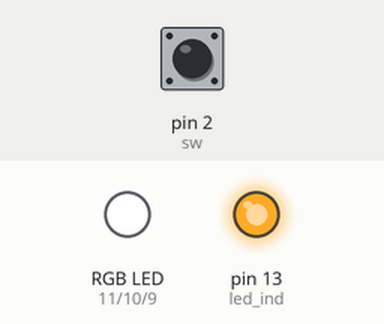
This sketch was run on a simulated Arduino Uno, built with avr-gcc and run on an emulated ATmega328P. On the bench: an RGB LED mixed from three pins (HIGH = lit), output pins drawn as LEDs (lit = HIGH). Inputs (shaded band) come from the test bench; at power-on: pin 2 (sw) HIGH.

Above: at 1.2 s.
1.3 s: pin 2 (sw) pulled LOW for 0.15 s
At 1.37 s:
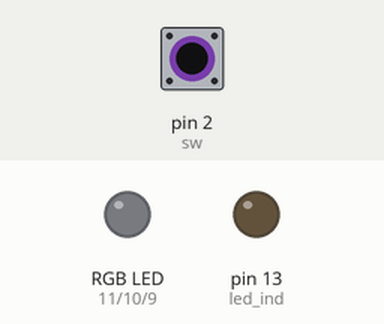
2.9 s: pin 2 (sw) pulled LOW for 3.2 s
At 6.5 s:
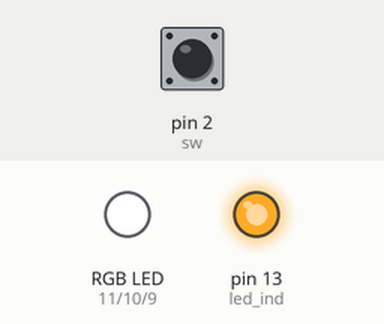
Timing chart, 0 to 8.0 s (numbered marks = the images above; inputs shaded):
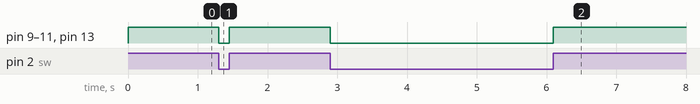

Measured:
- after the input at 1.3 s, pin 9 (led_blue), pin 10 (led_green), pin 11 (led_red), pin 13 (led_ind): HIGH → LOW at once, → HIGH 0.15 s later
- after the input at 2.9 s, pin 9 (led_blue), pin 10 (led_green), pin 11 (led_red), pin 13 (led_ind): HIGH → LOW at once, → HIGH 3.2 s later

The sketch:

_01_basic_program.ino
```cpp
// (licence header left out)
// Global variables used for global parameters
// Inputs :
int sw = 2; // User button

// Ouputs :
int led_ind = 13;   // Arduino LED
int led_blue = 9;   // RGB LEDs
int led_green = 10; //    "
int led_red = 11;   //    "

// This function is called one time when the arduino starts
void setup() {
  // Set output pins as outputs
  pinMode(led_ind, OUTPUT);
  pinMode(led_blue, OUTPUT);
  pinMode(led_green, OUTPUT);
  pinMode(led_red, OUTPUT);

  // Set default values for outputs
  digitalWrite(led_ind, LOW);
  digitalWrite(led_blue, HIGH);
  digitalWrite(led_red, HIGH);
  digitalWrite(led_green, HIGH);
}

// This function is called continuously when the arduino runs
void loop() {
  // Let's read the button state and light the LEDs when it's pressed
  if (digitalRead(sw) == LOW) {
    digitalWrite(led_ind, LOW);    // OFF
    digitalWrite(led_blue, LOW);   // ON
    digitalWrite(led_red, LOW);    // ON
    digitalWrite(led_green, LOW);  // ON
  } else {
    digitalWrite(led_ind, HIGH);   // ON
    digitalWrite(led_blue, HIGH);  // OFF
    digitalWrite(led_red, HIGH);   // OFF
    digitalWrite(led_green, HIGH); // OFF
  }
}
```
